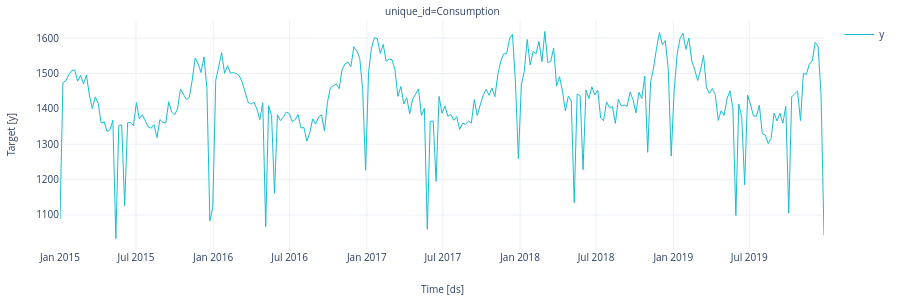

Notebook cell for this chart:
### Markdown cell above
Для визуализации ВР воспользуемся функцией [`plot_series`](https://nixtlaverse.nixtla.io/utilsforecast/plotting.html#plot-series) из библиотеки [`utilsforecast`](https://nixtlaverse.nixtla.io/utilsforecast). Функция имеет несколько "движков", в зависимости от них настройки будут разными.

### Code cell
fig = plot_series(df, engine='plotly',)
fig.update_layout(width=900,height=300)
fig

### Figure 1 — Plotly figure (JSON) as saved in the notebook; plotly's stock layout.template omitted (floating-point values rounded to 4 significant figures; data arrays with more than 128 entries replaced by an {"elided": "..."} marker saying what was removed)
{"data": [{"legendgroup": "y", "line": {"color": "#17becf", "width": 1}, "mode": "lines", "name": "y", "showlegend": true, "type": "scatter", "x": {"elided": "261 str values"}, "xaxis": "x", "y": {"elided": "261 float values"}, "yaxis": "y"}], "layout": {"annotations": [{"font": {"size": 10}, "showarrow": false, "text": "unique_id=Consumption", "x": 0.5, "xanchor": "center", "xref": "paper", "y": 1, "yanchor": "bottom", "yref": "paper"}, {"font": {"size": 10}, "showarrow": false, "text": "Time [ds]", "x": 0.5, "xanchor": "center", "xref": "paper", "y": 0, "yanchor": "top", "yref": "paper", "yshift": -30}, {"font": {"size": 10}, "showarrow": false, "text": "Target [y]", "textangle": -90, "x": 0, "xanchor": "right", "xref": "paper", "xshift": -40, "y": 0.5, "yanchor": "middle", "yref": "paper"}], "autosize": true, "font": {"size": 10}, "height": 300, "margin": {"b": 50, "l": 60, "r": 10, "t": 20}, "width": 900, "xaxis": {"anchor": "y", "domain": [0, 1], "showticklabels": true, "visible": true}, "yaxis": {"anchor": "x", "domain": [0, 1]}}}
